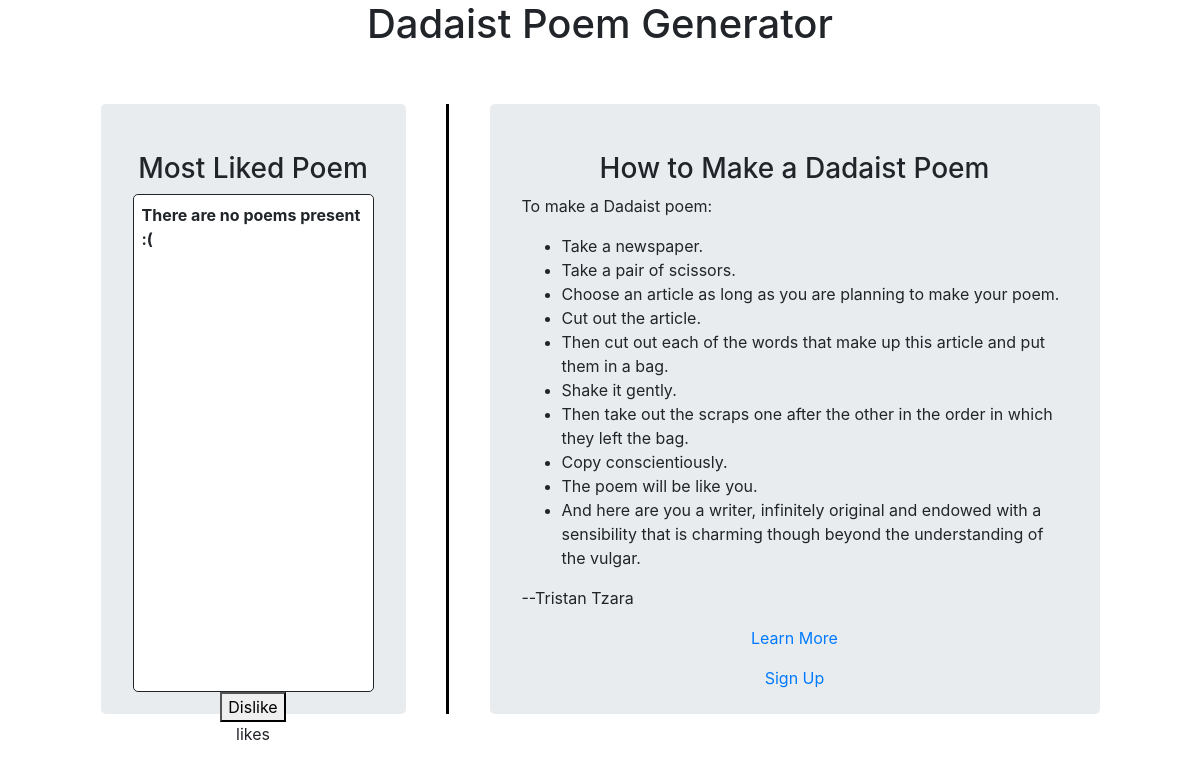
The page /poemApp/ on the database as committed earlier.
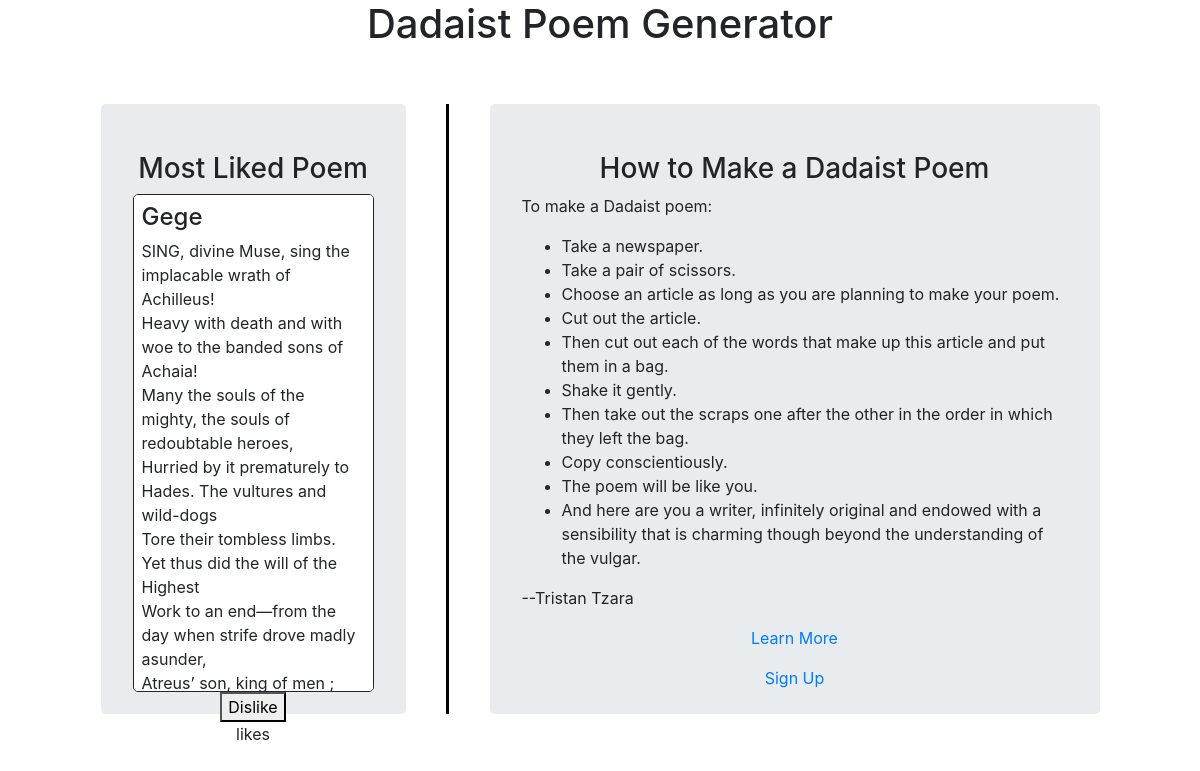
The same page on the database as committed later.
### poemApp/models.py (models this page shows, shortened)
class Poem(models.Model):
    title = models.CharField(max_length=100, null=False)
    user = models.ForeignKey(User, on_delete=models.SET_NULL, null=True)
    likes = models.ManyToManyField(User, default=False, blank=True, related_name='post_likes')
    articleTitle = models.CharField(max_length=100, null=True)
    text = models.TextField(null=False)
    addedDate = models.DateTimeField(auto_now_add=True, null=False)
    slug=AutoSlugField(populate_from='title', slugify_function=slugify)

### poemApp/views.py (the view)
# urls.py: path('', views.landingPage, name='landingPage'),
def landingPage(request):
    mostLiked = Poem.objects.order_by("-likes").first()
    contextDict={}
    if mostLiked!=None:
        contextDict["title"]=mostLiked.title
        contextDict["rows"]=mostLiked.text.split("\n")
        contextDict["author"]=mostLiked.user.username
    return render(request,'poemApp/landingPage.html', context=contextDict)

### templates/poemApp/landingPage.html (shortened to what this page needs)
{% extends 'poemApp/base.html' %}
{%load  staticfiles  %}
{% block body_block %}
	<div class="jumbotron panel-jumbotron text-center">
	<h3>Most Liked Poem</h3>
	{% include "poemApp/poem.html" %}
	</div>
	<div class="vl"></div>
	<div class="jumbotron wide-jumbotron ">
		<h3 align="center">How to Make a Dadaist Poem</h3>
		<p >
		To make a Dadaist poem:</p>
		<ul>
		<li>Take a newspaper.
		<li>Take a pair of scissors.
		<li>Choose an article as long as you are planning to make your poem.
		<li>Cut out the article.
		<li>Then cut out each of the words that make up this article
		and put them in a bag.
		<li>Shake it gently.
		<li>Then take out the scraps one after the other in the order
		in which they left the bag.
		<li>Copy conscientiously.
		<li>The poem will be like you.
		<li>And here are you a writer, infinitely original and endowed
		with a sensibility that is charming though beyond the
		understanding of the vulgar.
		</ul>
		<p>--Tristan Tzara</p>
		<p align="center"><a href="{% url 'poemApp:about' %}">Learn More</a></p>
		<p align="center"><a href="{% url 'auth_login' %}">Sign Up</a></p>
	</div>
{% endblock %}

### templates/poemApp/base.html (shortened to what this page needs)
<!DOCTYPE html>
{%load  staticfiles  %}
{% load getSlug from poemApp_template_tags %}
<html>
<head>
	<link rel="stylesheet" href="https://cdn.jsdelivr.net/npm/bootstrap@4.6.0/dist/css/bootstrap.min.css">
	<link rel="stylesheet" href="//code.jquery.com/ui/1.12.1/themes/base/jquery-ui.css">
	<link rel="stylesheet" href="{% static 'landingPage.css' %}">
</head>
<body>
{% if user.is_authenticated %}
	{% getSlug user as userslug %}
	<nav class="navbar navbar-expand-lg navbar-light bg-light">
	  <a class="navbar-brand" href="{% url 'poemApp:index' %}">Poemgram</a>
	  <button class="navbar-toggler" type="button" data-toggle="collapse" data-target="#navbarSupportedContent" aria-controls="navbarSupportedContent" aria-expanded="false" aria-label="Toggle navigation">
		<span class="navbar-toggler-icon"></span>
	  </button>
	  <div class="collapse navbar-collapse" id="navbarSupportedContent">
		<ul class="navbar-nav mr-auto">
		  <li class="nav-item active">
			<a class="nav-link" href="{% url 'poemApp:about' %}">About</a>
		  </li>
		  <li class="nav-item active">
			<a class="nav-link" href="{% url 'poemApp:precompose' %}">Compose</a>
		  </li>
		  <li class="nav-item active">
			<a class="nav-link" href="{% url 'poemApp:showUserprofile' userslug  %}">{{user.username}}</a>
		  </li>
		  <li class="nav-item active">
			<a class="nav-link" href="{% url 'auth_logout' %}">Log out</a>
		  </li>
		</ul>
		<form class="form-inline my-2 my-lg-0" action="{% url 'poemApp:search' %}" method="get">
			<div class="form-check form-check-inline">
				<label class="form-check-label" for="poem"></label>
				<input class="form-check-input" type="radio" name="type" value="Poem" id="poem" checked>Poems
			</div>
			<div class="form-check form-check-inline">
				<label class="form-check-label" for="users"></label>
				<input class="form-check-input" type="radio" name="type" value="User" id="users">Users
			</div>
		  <input name="search" class="form-control mr-sm-2" type="search" placeholder="Search" aria-label="Search">
		  <button class="btn btn-outline-success my-2 my-sm-0" type="submit">Search</button>
		</form>
	  </div>
	</nav>
	<div class="pt-5"></div>
{% else %}
	<div class="container">
		<div class="page-header wide centered">
		<h1>Dadaist Poem Generator</h1>
		<div class="pt-5"></div>
	</div>
{% endif %}
<div class="container">
{% block body_block %}{% endblock %}
</div>
</body>
</html>

### templates/poemApp/poem.html (shortened to what this page needs)
{%load  staticfiles  %}
<div class="jumbotron-fluid p-2 poemContainer overflow-auto">
	{% if title %}
		<h4>{{title}}</h4>
		<p>
		{% for row in rows %}
			{{row}}<br/>
		{% endfor %}
		</p>
	{% else %}
		<strong>There are no poems present :( </strong>
    {% endif %}
</div>
<form action="{% url 'poem:like-poem' %}" method="post" class="like-form" id="{{obj.id}}">
	<button type="submit" class="ui button like-button{{obj.id}}">
	{% if user_prof not in obj.liked.all %}
		Like
	{% else %}
		Dislike
	{% endif %}
	</button>
	<div class="column">
		likes
	</div>
</form>

### static/landingPage.css (style rules this page uses)
.container { display: flex; justify-content: space-evenly; position: relative; flex-wrap: wrap; }
.vl { border-left: 3px solid black; height: auto; }
.panel-jumbotron { margin-bottom: 3em; padding-top: 3em; width: 305px; height: 610px; margin: 0 auto; position: relative; }
.wide-jumbotron { padding-top: 3em; width: 610px; height: 610px; margin: 0 auto }
h3 { text-align: center; }
.poemContainer { text-align: left; border-style: solid; border-width: 1px; border-radius: 5px; height: 100%; background-color: white; }
.centered { text-align: center; }
.wide { width: 100%; }

Rows that differ between the two databases and show on the page:
added Poem: title "Gege"
Other text that changed with them:
new list line: "SING, divine Muse, sing the implacable wrath of Achilleus!"
new list line: "Heavy with death and with woe to the banded sons of Achaia!"
new list line: "Many the souls of the mighty, the souls of redoubtable heroes,"
new list line: "Hurried by it prematurely to Hades. The vultures and wild-dogs"
new list line: "Tore their tombless limbs. Yet thus did the will of the Highest"
new list line: "Work to an end—from the day when strife drove madly asunder,"
new list line: "Atreus’ son, king of men ;…"
text no longer shown: "There are no poems present :("
